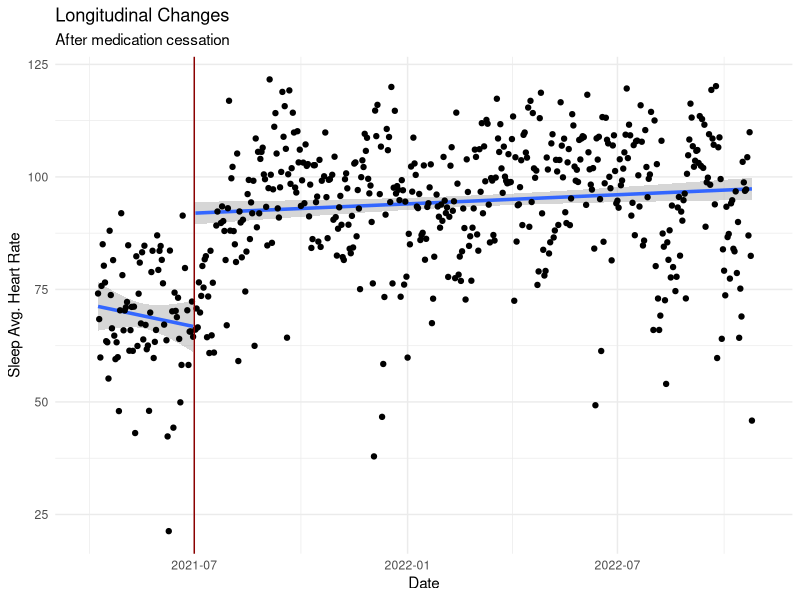
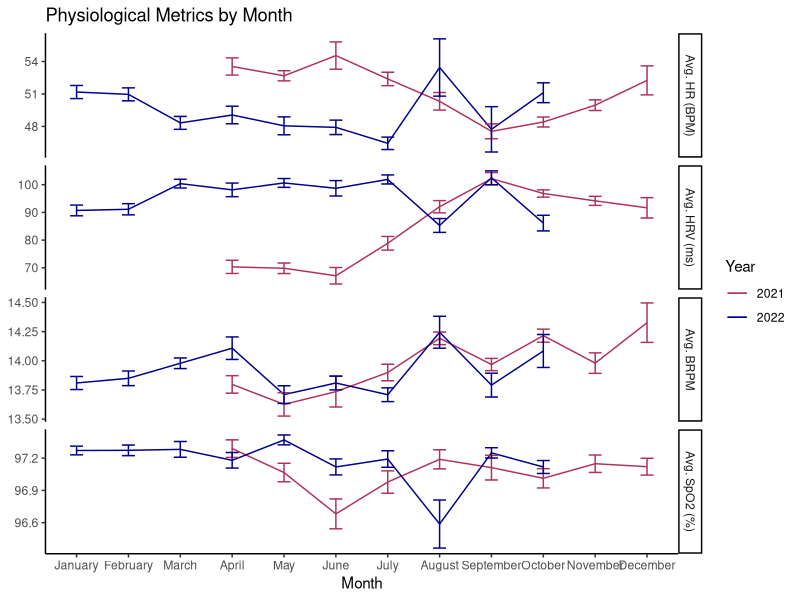
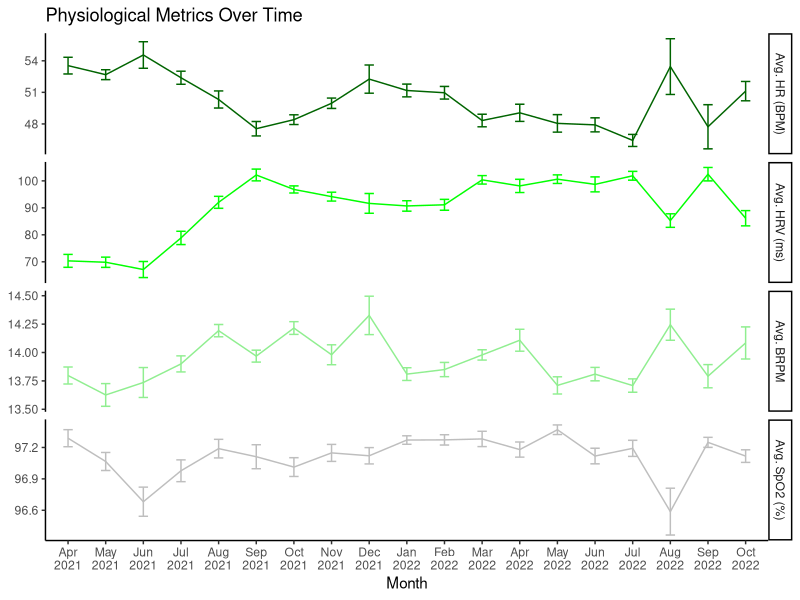
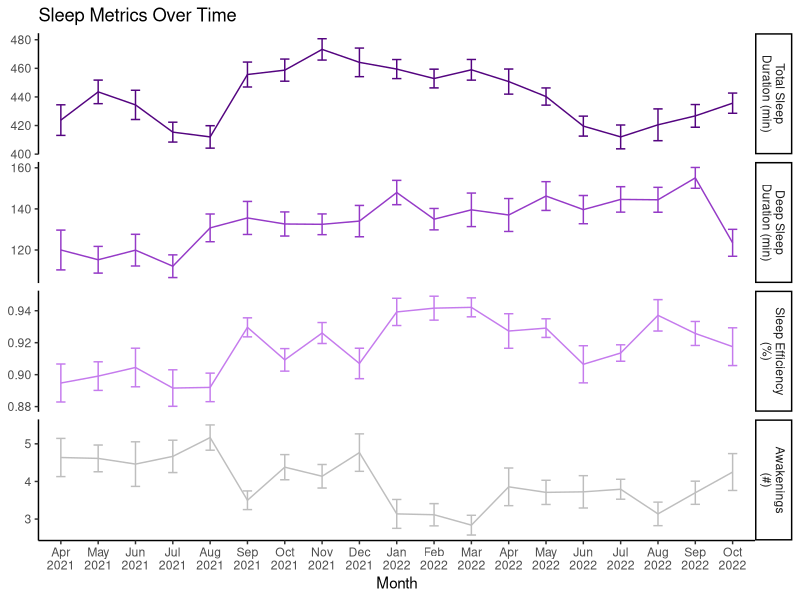
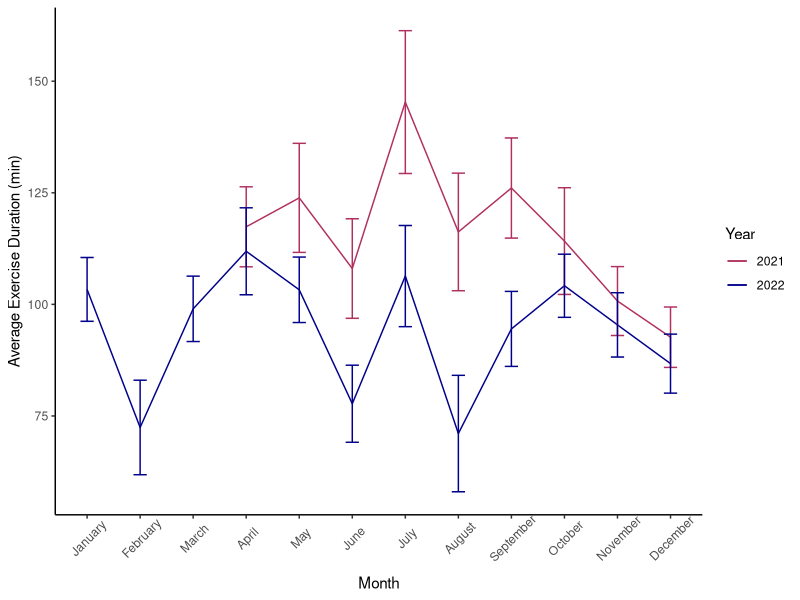
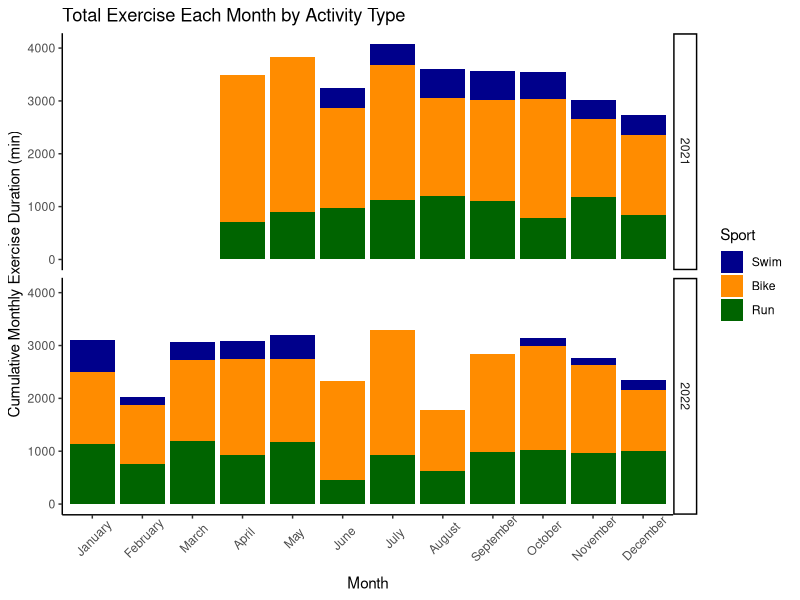
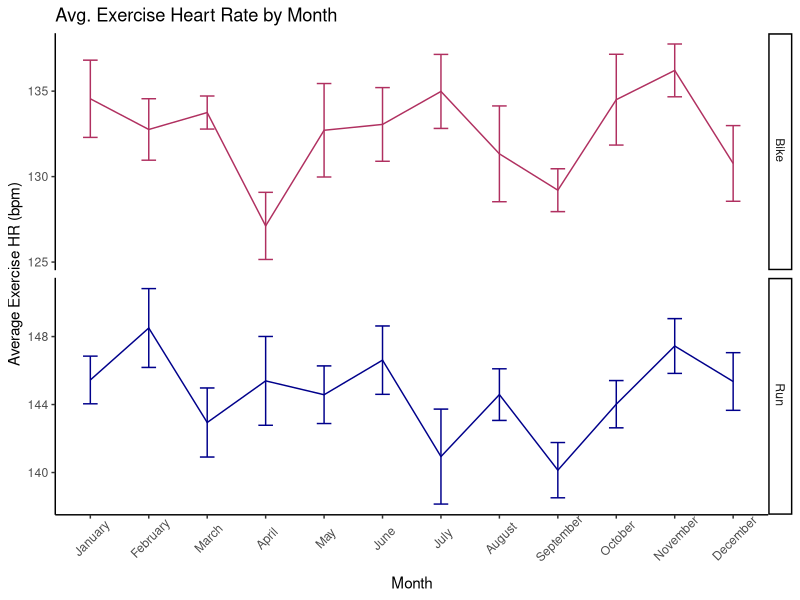
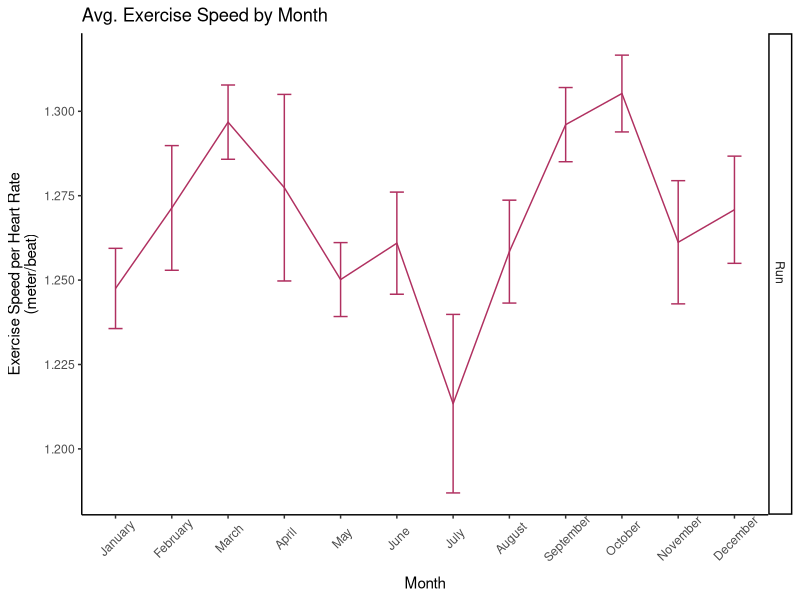

Reproduce these figures in R, in order.
## ---- chunk 1
library(tidyverse)

df <- read.csv("../data/daily_combined.csv") %>% 
  mutate(date = as.Date(date),
         email = 'kerry@biostrap.com')

exercise <- read.csv("../data/parsed_json_exercise.csv") %>% 
  mutate(
    date = as.Date(as.POSIXct(datetime, "%Y-%m-%d %H:%M:%S-%Z"))
  )

## ---- chunk 2
pre_start <- as.Date('2021-04-09')
pre_stop <- as.Date('2021-07-01')

pre_model <- lm(avg_hrv ~ as.numeric(date-pre_start), df)
pre_intercept<- pre_model$coefficients[1]
pre_end <- as.numeric(pre_stop-pre_start)*pre_model$coefficients[2]+pre_model$coefficients[1]
print(
  df %>% 
    filter(date < as.Date("2022-11-01")) %>% 
  ggplot(aes(x = date, y = avg_hrv))+
  theme_minimal()+
  geom_smooth(data = subset(df, date < as.Date(pre_stop)), formula = y~x,method = 'lm', se = T,size = 1.2)+   geom_smooth(data = subset(df, date >= as.Date(pre_stop)), formula = y~x,method = 'lm', se = T,size = 1.2)+
  geom_point()+
  geom_vline(xintercept = as.Date('2021-07-01'), color = 'darkred')+
  labs(
    x = 'Date',
    y = 'Sleep Avg. Heart Rate',
    title = "Longitudinal Changes",
    subtitle = "After medication cessation"
  )
)
## ---- chunk 3

df %>% 
  mutate(month = strftime(date, '%B')) %>% 
  pivot_longer(
    cols = c("avg_hr", "avg_hrv", "brpm", "spo2"),
    values_to = 'value',
    names_to = "name"
  ) %>% 
  mutate(
    Year = strftime(date, '%Y'),
    month = factor(month, levels = c("January","February","March","April","May","June","July","August","September","October","November","December")),
    name = factor(name, levels = c("avg_hr", "avg_hrv", "brpm", "spo2"), labels = c("Avg. HR (BPM)", "Avg. HRV (ms)", "Avg. BRPM", "Avg. SpO2 (%)"))
  ) %>% 
  ggplot(aes(x = month, y = value, group = year, color = Year))+
  theme_classic()+
  geom_line(stat = 'summary')+
  geom_errorbar(stat = 'summary', width = 0.25)+
  facet_grid(name ~ ., scales = 'free')+
  labs(
    y = NULL,
    x = "Month",
    title = "Physiological Metrics by Month"
  )+
  scale_color_manual(values = c('maroon','darkblue'))

## ---- chunk 4
df %>% 
  mutate(mon_year = strftime(date, '%b\n%Y')) %>% 
  pivot_longer(
    cols = c("avg_hr", "avg_hrv", "brpm", "spo2"),
    values_to = 'value',
    names_to = "name"
  ) %>% 
  transmute(
    date,
    email,
    value,
    mon_year = factor(mon_year, levels = c("Apr\n2021","May\n2021","Jun\n2021","Jul\n2021","Aug\n2021","Sep\n2021","Oct\n2021","Nov\n2021","Dec\n2021",
                                           "Jan\n2022","Feb\n2022","Mar\n2022","Apr\n2022","May\n2022","Jun\n2022","Jul\n2022","Aug\n2022","Sep\n2022","Oct\n2022")),
    name = factor(name, levels = c("avg_hr", "avg_hrv", "brpm", "spo2"), labels = c("Avg. HR (BPM)", "Avg. HRV (ms)", "Avg. BRPM", "Avg. SpO2 (%)"))
  ) %>% 
  na.omit() %>% 
  ggplot(aes(x = mon_year, y = value, group = email, color = name))+
  theme_classic()+
  geom_line(stat = 'summary')+
  geom_errorbar(stat = 'summary', width = 0.25)+
  facet_grid(name ~ ., scales = 'free')+
  labs(
    y = NULL,
    x = "Month",
    title = "Physiological Metrics Over Time"
  )+
  theme(
    legend.position = 'none'
  )+
  scale_color_manual(
    values = c("darkgreen","green","lightgreen","gray")
  )
  

## ---- chunk 5
df %>% 
  filter(total_sleep < 12*60) %>% 
  mutate(mon_year = strftime(date, '%b\n%Y')) %>% 
  pivot_longer(
    cols = c("total_sleep", "deep_sleep", "efficiency", "arousal_count"),
    values_to = 'value',
    names_to = "name"
  ) %>% 
  transmute(
    date,
    email,
    value,
    mon_year = factor(mon_year, levels = c("Apr\n2021","May\n2021","Jun\n2021","Jul\n2021","Aug\n2021","Sep\n2021","Oct\n2021","Nov\n2021","Dec\n2021",
                                           "Jan\n2022","Feb\n2022","Mar\n2022","Apr\n2022","May\n2022","Jun\n2022","Jul\n2022","Aug\n2022","Sep\n2022","Oct\n2022")),
    name = factor(name, levels = c("total_sleep", "deep_sleep", "efficiency", "arousal_count"), labels = c("Total Sleep\nDuration (min)", "Deep Sleep\nDuration (min)", "Sleep Efficiency\n(%)", "Awakenings\n(#)"))
  ) %>% 
  na.omit() %>% 
  ggplot(aes(x = mon_year, y = value, group = email, color = name))+
  theme_classic()+
  geom_line(stat = 'summary')+
  geom_errorbar(stat = 'summary', width = 0.25)+
  facet_grid(name ~ ., scales = 'free')+
  labs(
    y = NULL,
    x = "Month",
    title = "Sleep Metrics Over Time"
  )+
  theme(
    legend.position = 'none'
  )+
  scale_color_manual(
    values = c("#540480", "#953ac7", "#c57bed", "gray")
    )

## ---- chunk 6
df %>% 
  mutate(
    exercise_duration = replace_na(exercise_duration, 0),
    month = factor(strftime(date, '%B'),levels = c("January","February", "March", "April", "May", "June", "July", "August", "September", "October", "November", "December")),
    Year = factor(strftime(date, '%Y'))
  ) %>% 
  filter(year != 2023) %>% 
  ggplot(aes(x = month, y = exercise_duration, group = Year, color = Year))+
  theme_classic()+
  geom_line(stat = 'summary')+
  geom_errorbar(stat = 'summary', width = 0.25)+
  labs(
    y = "Average Exercise Duration (min)",
    x = "Month"
  )+
  scale_color_manual(values = c('maroon','darkblue','darkgreen'))+
  theme(axis.text.x = element_text(angle = 45, vjust = .7))

## ---- chunk 7
exercise %>% 
  filter(sport %in% c("Swim ", "Bike ", "Run "), duration < 10*3600) %>% 
  mutate(
    Sport = factor(sport, levels = c('Swim ', 'Bike ', 'Run ')),
    month = factor(strftime(date, '%B'),levels = c("January","February", "March", "April", "May", "June", "July", "August", "September", "October", "November", "December")),
    Year = strftime(date, '%Y')
  ) %>% 
  group_by(month, Sport, Year) %>% 
  summarize(duration = sum(duration, na.rm = T)) %>% 
  filter(Year != 2023) %>% 
  ggplot(aes(x = month, y = duration/60, fill = Sport))+
  theme_classic()+
  geom_bar(stat = 'identity')+
  # geom_errorbar(stat = 'summary', width = 0.25)+
  labs(
    y = "Cumulative Monthly Exercise Duration (min)",
    x = "Month",
    title = "Total Exercise Each Month by Activity Type"
  )+
  scale_fill_manual(values = c('darkblue','darkorange','darkgreen'))+
  facet_grid(Year ~ .)+
  theme(axis.text.x = element_text(angle = 45, vjust = .7))

## ---- chunk 8

exercise %>% 
  mutate(
    Sport = sport,
    month = factor(strftime(date, '%B'),levels = c("January","February", "March", "April", "May", "June", "July", "August", "September", "October", "November", "December"))
  ) %>% 
  filter(Sport %in% c('Bike ', 'Run ')) %>% 
  ggplot(aes(x = month, y = avg_hr, group = Sport, color = Sport))+
  theme_classic()+
  geom_line(stat = 'summary')+
  geom_errorbar(stat = 'summary', width = 0.25)+
  labs(
    y = "Average Exercise HR (bpm)",
    x = "Month",
    title = "Avg. Exercise Heart Rate by Month"
  )+
  theme(legend.position = 'none',
        axis.text.x = element_text(angle = 45, vjust = .7))+
  scale_color_manual(values = c('maroon','darkblue'))+
  facet_grid(Sport ~ ., scales = 'free')

## ---- chunk 9

exercise %>% 
  mutate(
    Sport = sport,
    Pace = distance*1000/(duration),
    month = factor(strftime(date, '%B'),levels = c("January","February", "March", "April", "May", "June", "July", "August", "September", "October", "November", "December")),
    speed_per_hr = Pace/(avg_hr/60)
  ) %>% 
  filter(Sport %in% c("Run ")) %>% 
  ggplot(aes(x = month, y = speed_per_hr, group = Sport, color = Sport))+
  theme_classic()+
  geom_line(stat = 'summary')+
  geom_errorbar(stat = 'summary', width = 0.25)+
  labs(
    y = "Exercise Speed per Heart Rate\n(meter/beat)",
    x = "Month",
    title = "Avg. Exercise Speed by Month"
  )+
  theme(legend.position = 'none',
        axis.text.x = element_text(angle = 45, vjust = .7))+
  scale_color_manual(values = c('maroon','darkblue'))+
  facet_grid(Sport ~ ., scales = 'free')



## ---- chunk 10
exercise %>% 
  mutate(
    Sport = sport,
    Pace = distance/(duration/3600),
    month = factor(strftime(date, '%B'),levels = c("January","February", "March", "April", "May", "June", "July", "August", "September", "October", "November", "December"))
  ) %>% 
  filter(Sport %in% c("Bike ", "Run ")) %>% 
  ggplot(aes(x = month, y = Pace, group = Sport, color = Sport))+
  theme_classic()+
  geom_line(stat = 'summary')+
  geom_errorbar(stat = 'summary', width = 0.25)+
  labs(
    y = "Average Exercise Speed (kph)",
    x = "Month",
    title = "Avg. Exercise Speed by Month"
  )+
  theme(legend.position = 'none',
        axis.text.x = element_text(angle = 45, vjust = .7))+
  scale_color_manual(values = c('maroon','darkblue'))+
  facet_grid(Sport ~ ., scales = 'free')

